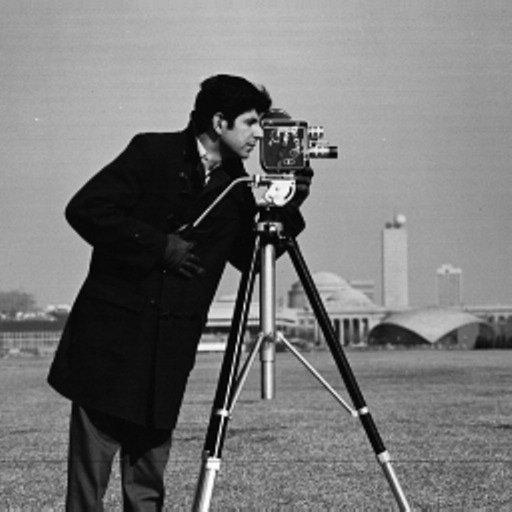
#> input picture HW9/img1.jpg, 512 x 512 px
$ jupyter execute deep_hw9_q2.ipynb
#> lines starting #> are read from the running program, lines starting #| are printed output that depends on the picture
[cell 1]
import numpy as np
from google.colab.patches import cv2_imshow
import cv2

filter0 = (1/9) * np.array(([1, 1, 1],
                            [1, 1, 1],
                            [1, 1, 1]))
filter1 = np.array(([-1, -1, -1],
                    [-1, 8, -1],
                    [-1, -1, -1]))
filter2 = np.array(([-1, -2, -1],
                    [0, 0, 0],
                    [1, 2, 1]))

filter3 = np.array(([-1, 0, 1],
                    [-2, 0, 2],
                    [-1, 0, 1]))

image_name = "img1.jpg"
image = cv2.imread(image_name, flags=cv2.IMREAD_GRAYSCALE)
#> image is the input picture: shape (512, 512); min 0, max 255, mean 118.4
cv2_imshow(image)

cv2_imshow(cv2.filter2D(image, -1, filter0))
cv2_imshow(cv2.filter2D(image, -1, filter1))
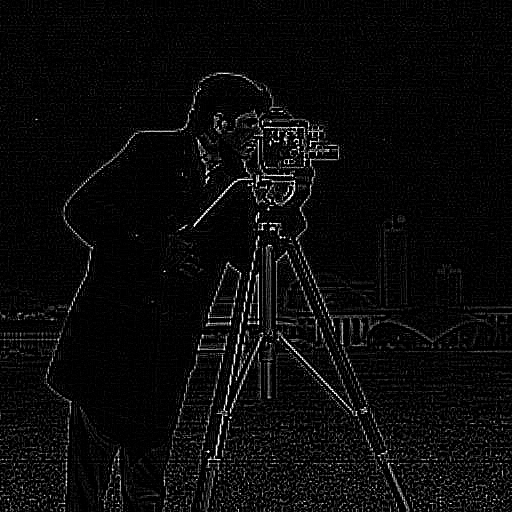
#> shown: shape (512, 512); min 0, max 255, mean 10.6
cv2_imshow(cv2.filter2D(image, -1, filter2))
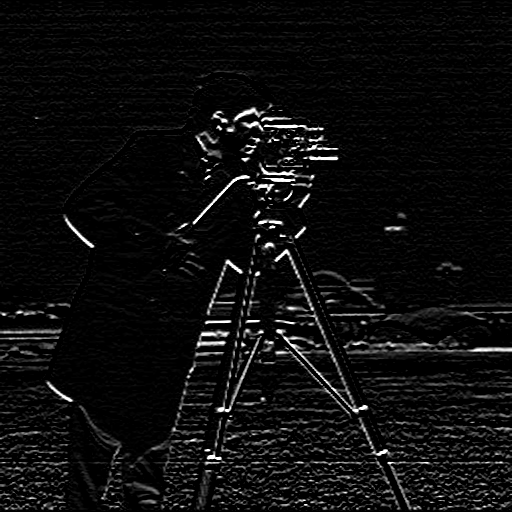
#> shown: shape (512, 512); min 0, max 255, mean 13.2
cv2_imshow(cv2.filter2D(image, -1, filter3))
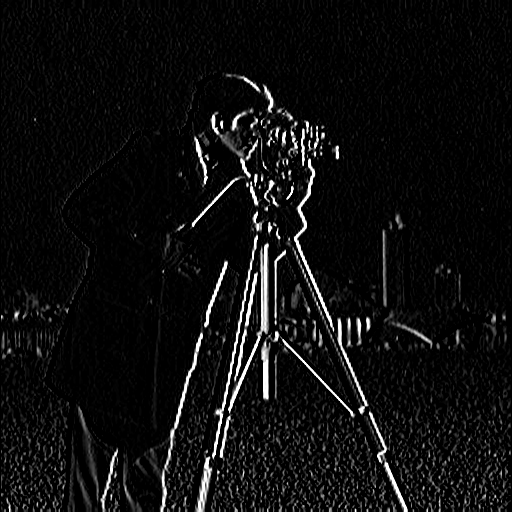
#> shown: shape (512, 512); min 0, max 255, mean 14.6
